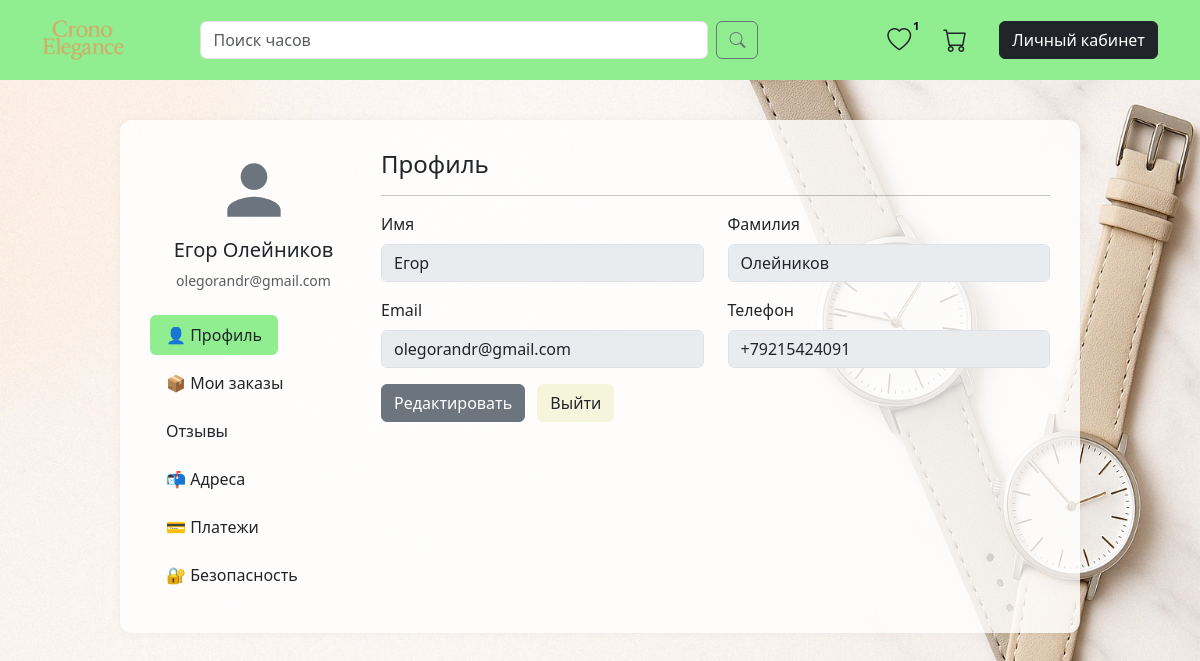
Screenshot of /profile (signed in) with the database file from the repository.
### data/users.py (models this page shows, shortened)
class User(SqlAlchemyBase):
    __tablename__ = 'users'
    id = sqlalchemy.Column(sqlalchemy.Integer,
                           primary_key=True, autoincrement=True)
    first_name = sqlalchemy.Column(sqlalchemy.String, nullable=False)
    last_name = sqlalchemy.Column(sqlalchemy.String, nullable=False)
    gender = sqlalchemy.Column(sqlalchemy.String, nullable=False)
    phone_num = sqlalchemy.Column(sqlalchemy.String, nullable=False)
    email = sqlalchemy.Column(sqlalchemy.String, index=True, nullable=False)
    hashed_password = sqlalchemy.Column(sqlalchemy.String, nullable=False)
    addresses = relationship(
        'Address',
        back_populates='user',
        cascade='all, delete-orphan'
    )
    favorites = relationship('Favorite', back_populates='user', cascade='all, delete-orphan')
    cart_items = relationship('CartItem', back_populates='user', cascade='all, delete-orphan')
    reviews = relationship('Review', back_populates='user', cascade='all, delete-orphan')
    payments = relationship('Payment', back_populates='user', cascade='all, delete-orphan')
    orders = relationship('Order', back_populates='user', cascade='all, delete-orphan')

### app.py (the view, shortened to what this page needs)
@app.route('/profile', methods=['GET', 'POST'])
def profile():
    check_daily_logout()
    if 'user_id' not in session:
        return redirect(url_for('login'))
    db_sess = db_session.create_session()
    user_id = session['user_id']
    user      = db_sess.get(User, user_id)
    addresses = db_sess.query(Address).filter(Address.user_id == user_id).all()
    payments  = db_sess.query(Payment).filter(Payment.user_id == user_id).all()
    orders    = db_sess.query(Order).filter(Order.user_id == user_id) \
                    .order_by(Order.id.desc()).all()
    open_payment_modal = (request.args.get('modal') == 'payments')
    edit_mode          = (request.args.get('edit')  == 'true')
    delivered_variants = []
    for order in orders:
        if order.status == 'Доставлен':
            for oi in order.items:
                if oi.variant not in delivered_variants:
                    delivered_variants.append(oi.variant)
    return render_template(
        'profile.html',
        user=user,
        addresses=addresses,
        payments=payments,
        orders=orders,
        delivered_variants=delivered_variants,
        open_payment_modal=open_payment_modal,
        edit=edit_mode
    )

### app.py (called while the page is built)
@app.before_request
def check_daily_logout():
    if "login_time" in session:
        if session["login_time"] != datetime.now().strftime("%Y-%m-%d"):
            session.clear()

@app.before_request
def ensure_session_lists():
    session.setdefault('cart_items', {})
    session.setdefault('liked_items', [])

@app.context_processor
def inject_context():
    if 'user_id' in session:
        db_sess = db_session.create_session()
        cis = db_sess.query(CartItem).filter_by(user_id=session['user_id']).all()
        cart_items = {ci.variant_id: ci.quantity for ci in cis}
        cart_count = sum(cart_items.values())
        favs = db_sess.query(Favorite).filter_by(user_id=session['user_id']).all()
        liked_ids = {f.variant_id for f in favs}
        liked_count = len(liked_ids)
    else:
        cart_items, cart_count, liked_ids, liked_count = {}, 0, set(), 0
    return dict(
        cart_items=cart_items,
        cart_count=cart_count,
        liked_items=liked_ids,
        liked_count=liked_count
    )

@app.template_filter('thousands_sep')
def thousands_sep(value):
    try:
        return '{:,.0f}'.format(int(value)).replace(',', ' ')
    except (ValueError, TypeError):
        return value

### data/db_session.py (called while the page is built)
def create_session() -> Session:
    global __factory
    return __factory()

### templates/profile.html (shortened to what this page needs)
<!DOCTYPE html>
<html lang="ru">
<head>
    <link href="https://cdn.jsdelivr.net/npm/bootstrap@5.3.0/dist/css/bootstrap.min.css" rel="stylesheet">
    <link rel="stylesheet" href="{{ url_for('static', filename='style.css') }}">
    <link href="https://cdn.jsdelivr.net/npm/bootstrap-icons@1.10.5/font/bootstrap-icons.css" rel="stylesheet">
</head>
<body>
<nav class="navbar navbar-expand-lg navbar-light custom-navbar py-3">
    <div class="container">
        <a class="navbar-brand" href="{{ url_for('main_page') }}">
            <img src="{{ url_for('static', filename='img/crono_elegance.png') }}"
                 alt="Chrono Elegance" height="40">
        </a>
        <form class="d-flex mx-auto w-50" action="{{ url_for('main_page') }}" method="get">
            <input class="form-control me-2" type="search" name="q"
                   placeholder="Поиск часов" aria-label="Search"
                   value="{{ request.args.get('q','') }}">
            <button class="btn btn-outline-secondary" type="submit">
                <i class="bi bi-search"></i>
            </button>
        </form>
        <ul class="navbar-nav ms-auto align-items-center">
            {% if session.get('user_id') %}
            <li class="nav-item position-relative me-3">
                <a class="nav-link fs-4 text-dark" href="{{ url_for('favorites_view') }}">
                    <i class="bi bi-heart"></i>
                    {% if liked_count > 0 %}
                    <span class="heart-count-inside">{{ liked_count if liked_count<10 else '10+' }}</span>
                    {% endif %}
                </a>
            </li>
            <li class="nav-item position-relative me-4">
                <a class="nav-link fs-4 text-dark" href="{{ url_for('cart_view') }}">
                    <i class="bi bi-cart"></i>
                </a>
            </li>
            <li class="nav-item">
                <a class="btn btn-dark text-white" href="{{ url_for('profile') }}">Личный кабинет</a>
            </li>
            {% endif %}
        </ul>
    </div>
</nav>
<div class="container profile-container">
    <div class="row">
        <div class="col-md-3">
            <div class="text-center mb-4">
                <img src="{{ url_for('static', filename='avatars/' ~ (user.avatar or 'siluet.svg')) }}"
                     class="profile-avatar" alt="avatar">
                <h5 class="mt-2">{{ user.first_name }} {{ user.last_name }}</h5>
                <p class="text-muted small">{{ user.email }}</p>
            </div>
            <ul class="nav nav-pills flex-column" id="profile-tabs" role="tablist">
                <li class="nav-item">
                    <button class="nav-link" id="tab-profile-btn" data-bs-toggle="pill" data-bs-target="#tab-profile"
                            type="button">👤 Профиль
                    </button>
                </li>
                <li class="nav-item">
                    <button class="nav-link" id="tab-orders-btn" data-bs-toggle="pill" data-bs-target="#tab-orders"
                            type="button">📦 Мои заказы
                    </button>
                </li>
                <li class="nav-item" role="presentation">
                    <button class="nav-link" id="tab-reviews-tab" data-bs-toggle="tab"
                            data-bs-target="#tab-reviews" type="button" role="tab">
                        Отзывы
                    </button>
                </li>
                <li class="nav-item">
                    <button class="nav-link" id="tab-addresses-btn" data-bs-toggle="pill"
                            data-bs-target="#tab-addresses" type="button">📬 Адреса
                    </button>
                </li>
                <li class="nav-item">
                    <button class="nav-link" id="tab-payments-btn" data-bs-toggle="pill" data-bs-target="#tab-payments"
                            type="button">💳 Платежи
                    </button>
                </li>
                <li class="nav-item">
                    <button class="nav-link" id="tab-security-btn" data-bs-toggle="pill" data-bs-target="#tab-security"
                            type="button">🔐 Безопасность
                    </button>
                </li>
            </ul>
        </div>
        <div class="col-md-9">
            <div class="tab-content" id="profile-tabs-content">
                <div class="tab-pane fade" id="tab-profile" role="tabpanel">
                    <h4>Профиль</h4>
                    <hr>
                    <form id="profile-form" method="POST" action="{{ url_for('profile') }}">
                        <div class="row mb-3">
                            <div class="col-md-6">
                                <label class="form-label">Имя</label>
                                <input name="first_name" class="form-control" disabled value="{{ user.first_name }}">
                            </div>
                            <div class="col-md-6">
                                <label class="form-label">Фамилия</label>
                                <input name="last_name" class="form-control" disabled value="{{ user.last_name }}">
                            </div>
                            <div class="col-md-6 mt-3">
                                <label class="form-label">Email</label>
                                <input name="email" type="email" class="form-control" disabled value="{{ user.email }}">
                            </div>
                            <div class="col-md-6 mt-3">
                                <label class="form-label">Телефон</label>
                                <input name="phone_num" class="form-control" disabled value="{{ user.phone_num }}">
                            </div>
                        </div>
                        <div id="profile-actions" class="mb-3">
                            <button type="button" id="edit-profile-btn" class="btn btn-add-gray">Редактировать</button>
                            <a href="{{ url_for('login') }}" class="btn btn-delete-beige ms-2">Выйти</a>
                        </div>
                    </form>
                </div>
            </div>
        </div>
    </div>
</div>
</body>
</html>

### static/style.css (style rules this page uses)
:root { --primary-green: #90ee90; --primary-green-dark: #77cc77; --text-dark: #212529; --bg-img-frame: #f8f9fa; }
.custom-navbar { background: var(--primary-green); height: 80px; padding: 0 1rem; }
.btn-add-gray { background-color: #6c757d; border-color: #6c757d; color: #fff; }
.heart-count-inside { position: absolute; top: calc(0.6em - 3px); right: calc(0.25em - 3px); background: transparent; color: #000; font-weight: 700; font-size: 0.7rem; pointer-events: none; }

### rows the page displays
User: first_name "Егор", last_name "Олейников", email "olegorandr@gmail.com", phone_num "+79215424091"

### other values shown
{{ liked_count if liked_count<10 else '10+' }} "1"
